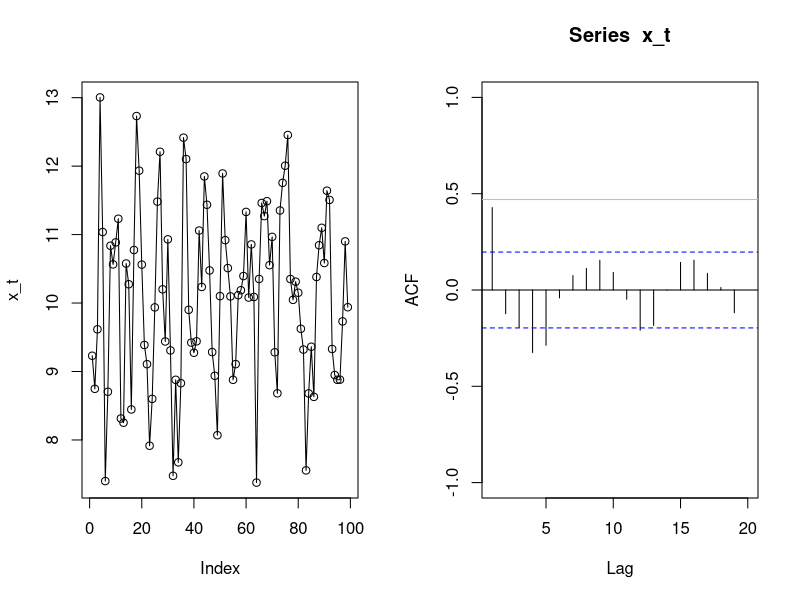
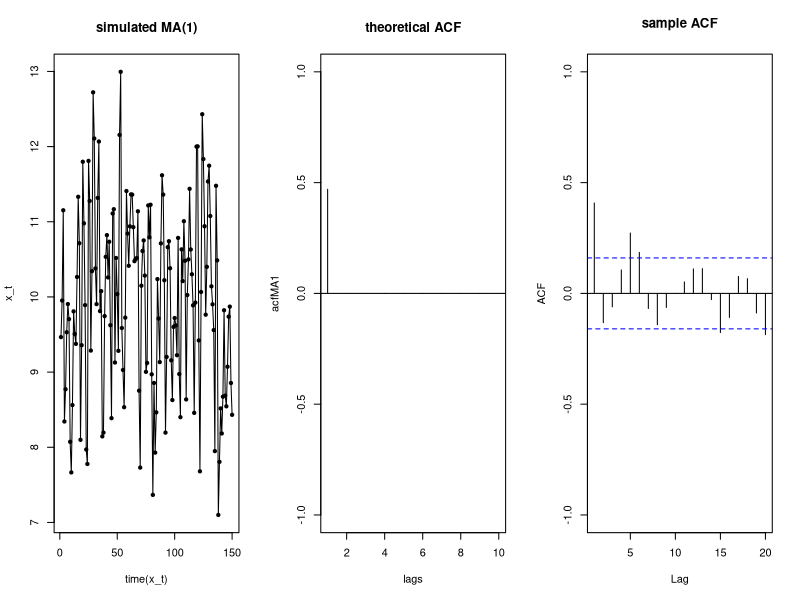
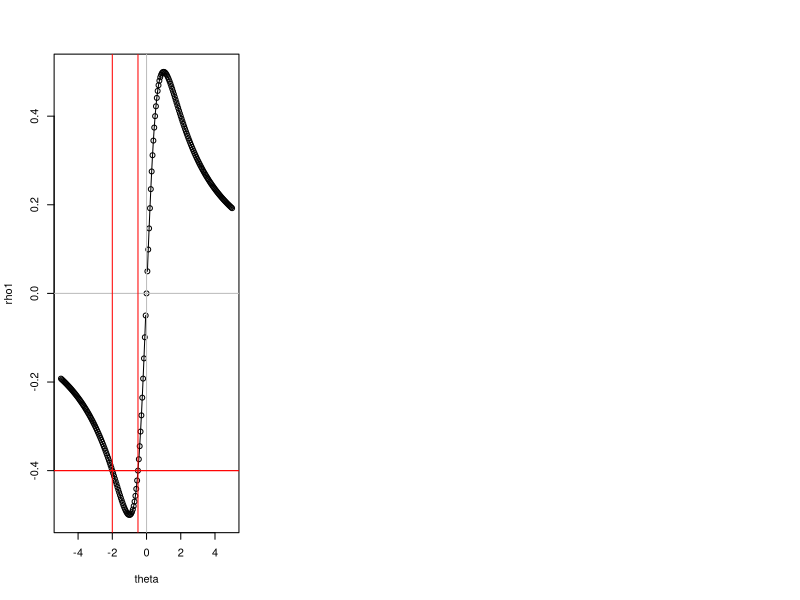
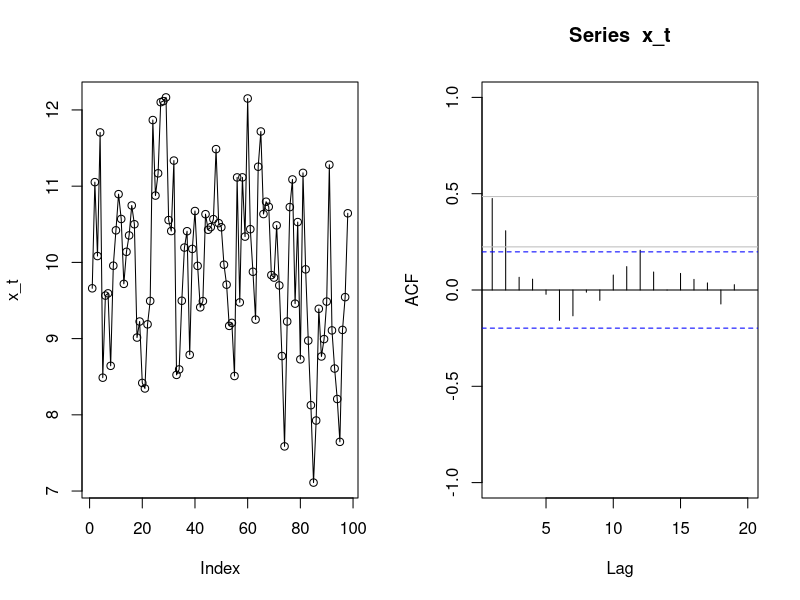
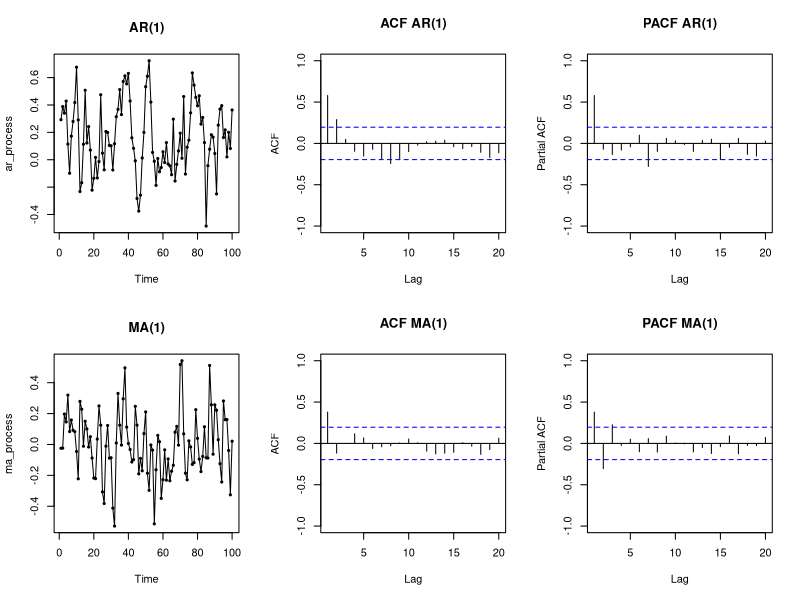

R code for these plots, in order:
# https://online.stat.psu.edu/stat510/lesson/2

# *************************************************
# moving average models
# *************************************************

# moving average term -> past error term * coefficient
# w_t -> iid N(0, sigma_w^2)
#
# MA(q) -> q-order moving average model:
#   - 1st order -> x_t = miu + w_t + theta_1*w_tminus1
#   - 2nd order -> x_t = miu + w_t + theta_1*w_tminus1 + theta_2*w_tminus2
#   - q-order   -> x_t = miu + w_t + sum(theta_i*w_tminusi, i=1...q)

# there's really no 'moving average' in MA models; they should be called 'moving
# sum', since what we're doing is taking a weighted sum 

# how are the thetas estimated if we don't have w_t? -> iterative process (Box
# et al. Time Series Analysis: Forecasting and Control):
# 1. A system of q eqns relating theta_k and rho_k is written, where the rho_k
#    are estimated as the sample autocorrelations at lags k = 1....q.
#    Solving this system gives PRELIMINARY values for the theta_k's
# 2. Equations for the w_t's are written by rearranging the model equation:
#    w_t = x_t - miu - theta_1*w_tminus1
#    for t=1 -> w_1 = x_1 - miu - theta_1*w_0
#    for t=2 -> w_2 = x_2 - miu - theta_1*w_1
#    ...
#    for t=T -> w_T = x_T - miu - theta_1*w_Tminus1
#    These can be solved recursively from t=1 to t=T by finding w_0, which is done:
#     - simply by setting w_0 = 0 and then computing forward from t=1 to t=T
#     - through backforecasting
# 3. This gives a preliminary model with preliminary theta_k's and w_t's. Another
#    iteration is needed where theta_k's are re-computed using the previous w_t's
# Another way (Hannan–Rissanen Algorithm) is to:
# 1. fit an AR model
# 2. Compute w_t as the difference between x_t and the AR's estimated x_t
# 3. Use those w_t's to regress x_t against the estimated w_t's
# 4. Further iterations can be done using the result of the last step


# example of MA(1) process
n <- 100
miu <- 10
theta_1 <- 0.7
rho_1_theoretical <- theta_1/(1 + theta_1^2)
x_0 <- 10
w_t <- rnorm(n=n, mean=0, sd=1)
w_tminus1 <- w_t[1:(n - 1)]
x_t <- numeric(length = n)
x_t[1] <- x_0
x_t[2:n] <- miu + theta_1*w_tminus1 + w_t[2:n]
x_t <- x_t[2:n]

par(mfcol=c(1, 2))
plot(x_t, type='o')
acf(x_t, xlim=c(1, 20), ylim=c(-1, 1))
abline(h=rho_1_theoretical, col='gray')

# same as above, but using stats package:
acfMA1 <- ARMAacf(ma=c(0.7), lag.max=10) # theoretical ACF
x_t <- as.numeric(arima.sim(n=150, list(ma=c(0.7)))) + 10 # simulated series
acfMA1_empirical <- acf(x_t, plot=FALSE) # empirical ACF
lags <- 0:10

par(mfcol=c(1, 3))
plot(time(x_t), x_t, type='o', pch=20, main='simulated MA(1)')
plot(lags, acfMA1, xlim=c(1, 10), type='h', ylim=c(-1, 1), main='theoretical ACF')
abline(h=0)
plot(acfMA1_empirical, xlim=c(1, 20), type='h', main='sample ACF', ylim=c(-1, 1))


# properties of the MA(1) model:
#   - expected value E(x_t):
#     E(x_t) = E(miu + w_t + theta_1*w_tminus1)
#     E(x_t) = miu
#   - Variance Var(x_t):
#     Var(x_t) = Var(miu + w_t + theta_1*w_tminus)
#     ...assuming w_t and w_tminus1 are independent, and noting that miu and
#        phi_1 are constants:
#     Var(x_t) = Var(w_t) + theta_1^2*Var(w_tminus)
#     Var(x_t) = sigma_w^2*(1 + theta_1^2)
#   - covariance Cov(x_t, x_tminush): (h is lag)
#     = E[(miu + w_t + theta_1*w_tminus1 - miu) * (miu + w_tminush + theta_1*w_tminush_minus1 - miu)]
#     = E(w_t + theta_1*w_tminus1) * (w_tminush + theta_1*w_tminush_minus1)]
#     = E(w_t*w_tminush + theta_1*w_t*w_tminush_minus1 + theta_1*w_tminus1*w_tminush + theta_1^2*w_tminus1*w_tminush_minus1)
#
#     ...for h = 1:
#     = E(w_t*w_tminus1 + theta_1*w_t*w_tminus2 + theta_1*w_tminus1^2 + theta_1^2*w_tminus1*w_tminus2)
#     = E(w_t*w_tminus1) + theta_1*E(w_t*w_tminus2) + theta_1*E(w_tminus1^2) + theta_1^2*E(w_tminus1*w_tminus2)
#     ...assuming independence of errors -> E(w_t*w_tminus1) = E(w_t)E(w_tminus1) + Cov(w_t, w_tminus1) = 0 + 0:
#     = theta_1*E(w_tminus1^2) 
#     ...since Var(w_t) = E(w_t^2) - (E(w_t))^2 = E(w_t^2):
#     = theta_1*sigma_w^2
# 
#   - autocorrelation lag 1:
#     rho = cov/var = theta_1*sigma_2^2 / (sigma_w^2*(1 + theta_1^2))
#     rho = theta_1/(1 + theta_1^2)
#
#     ...for h = 2 (or higher):
#     = E(w_t*w_tminus2 + theta_1*w_t*w_tminus3 + theta_1*w_tminus1*w_tminus2 + theta_1^2*w_tminus1*w_tminus3)
#     = 0 (due to independence of errors)
#
#     ...this last result is key because it shows that any sample ACF with large 
#        values at lag 1 and low values for lags >= 2 suggests an MA(1) process 
#
#     ...this carries over for higher-order MA models -> nonzero autocorrelations
#        for the first q lags and autocorrelations = 0 for all lags > q.
#
#   - invertibility AR(1) -> MA(inf), doing infinite substitution (simplify 
#     derivation  by using zero-mean model, but same holds without that):
#     x_t = w_t + phi_1*x_tminus1
#     x_t = phi_1^2*x_tminus2 + phi_1*w_tminus1 + w_t
#     x_t = phi_1^3*x_tminus3 + phi_1^2*w_tminus2 + phi_1*w_tminus1 + w_t
#     x_t = phi_1^4*x_tminus4 + phi_1^3*w_tminus3 + phi_1^2*w_tminus2 + phi_1*w_tminus1 + w_t
#     ....
#     x_t = w_t + phi_1*w_tminus1 + phi_1^2*w_tminus2 + phi_1^3*x_tminus3 + ....
#     the AR(k) term phi_1^k*x_tminusk (the 1st one) converges to zero as we go
#     infinitely back in time, which means x_t is dominated only by the w_t (MA) 
#     terms     

# *****************************************************************************
# |phi| < 1 is a requirement for invertibility, since for phi > 1 the AR
# term doesn't vanish as we go back infinintely over time

theta <- seq(-5, 5, by=0.05)
theta_i <- -0.5
rho1_i <- theta_i/(1 + theta_i^2)
rho2_i <- (1/theta_i)/(1 + (1/theta_i)^2)
rho1 <- theta/(1 + theta^2)
rho2 <- (1/theta)/(1 + (1/theta)^2)
plot(theta, rho1)
lines(theta, rho2)
abline(h=0, v=0, col='gray')
abline(v=c(theta_i, 1/theta_i), h=c(rho1_i, rho2_i), col='red')
# ********************************************************************

# MA(2) process 

# properties:
#   - E(x_t) = miu
#   - Var(x_t) = sigma_w^2*(1 + theta_1^2 + theta_2^2)
#   - ACF: rho_1 = (theta_1 + theta_1*theta_2) / (1 + theta_1^2 + theta_2^2)
#          rho_2 = theta_2/(1 + theta_1^2 + theta_2^2)
#          rho_h = 0 for h > 2 (similar to the MA(1) model)

# example of MA(2) model:
# x_t = miu + theta_1*w_tminus1 + theta_2*w_tminus2

n <- 100
miu <- 10
theta_1 <- 0.5
theta_2 <- 0.3
rho_1_theoretical <- (theta_1 + theta_1*theta_2) / (1 + theta_1^2 + theta_2^2)
rho_2_theoretical <- theta_2/(1 + theta_1^2 + theta_2^2)
x_0 <- 10
x_1 <- 10
w_t <- rnorm(n=n, mean=0, sd=1)
w_tminus1 <- w_t[2:(n - 1)]
w_tminus2 <- w_t[1:(n - 2)]
x_t <- numeric(length = n)
x_t[1] <- x_0
x_t[2] <- x_0
x_t[3:n] <- miu + theta_1*w_tminus1 + theta_2*w_tminus2 + w_t[3:n]
x_t <- x_t[3:n]

par(mfcol=c(1, 2))
plot(x_t, type='o')
acf(x_t, xlim=c(1, 20), ylim=c(-1, 1))
abline(h=rho_1_theoretical, col='gray')
abline(h=rho_2_theoretical, col='gray')


# ********************************************************************
# partial autocorrelation PACF
# ********************************************************************

# cov(x_t, x_tminush | x_tminush_minus1, x_tminush_minus2, ...x_tminus1)
# i.e., covariance of original and lagged series taking into account the effect
# of all lags in between

# it follows that for lag 1, partial autocorrelation is the same as autocorrelation
# for higer lags, the PACF gives the autocorrelation at the target lag taking into
# account the effect of the lags in between

# ********************************************************************
# identifying MA and AR models with ACF and PACF
# ********************************************************************

# - we saw earlier that the ACF for MA models is non-zero only for lags
#   1 to q, and then drops abruptly to zero. so, whenever the ACF has 
#   this pattern, it's likely a MA(q) process.
# - if this pattern is observed for the PACF, it's likely an AR(p) process

# -----|---------------------|--------------------|
#      | AR                  | MA                 |
# -----|---------------------|--------------------|
# ACF  | tapers              | shuts off after q  |
# PACF | shuts off after q   | tapers             |
# -----|---------------------|--------------------|

ar_process <- arima.sim(model=list(ar=c(0.7)), n=100, sd=0.2)
ma_process <- arima.sim(model=list(ma=c(0.7)), n=100, sd=0.2)

par(mfrow = c(2, 3))
plot(ar_process, type='o', pch=20, main='AR(1)')
acf(ar_process, main='ACF AR(1)', ylim=c(-1, 1), xlim=c(1, 20))
pacf(ar_process, main='PACF AR(1)', ylim=c(-1, 1), xlim=c(1, 20))
plot(ma_process, type='o', pch=20, main='MA(1)')
acf(ma_process, main='ACF MA(1)', ylim=c(-1, 1), xlim=c(1, 20))
pacf(ma_process, main='PACF MA(1)', ylim=c(-1, 1), xlim=c(1, 20))


# notational conventions
# ******************************

# backshift operator: 
#   - B^k*x_t = x_tminus_k, 
#   - B^k*w_t = w_tminus_k
#   - B^k*theta = theta (constants don't move in time)

# AR polynomial operator:
#   - PHI(B) = 1 - phi_1*B - phi_1*B^2 - ... - phi_q*B^q (q = max. lag) 
#   - AR(1) model can be written as 
#     PHI(B)*x_t = delta + w_t, expanding left-hand side:
#     (1 - phi_1*B)*x_t = delta + w_t, applying operator:
#     x_t - phi_1*x_tminus1 = delta + w_t, rearranging:
#     x_t = delta + phi_1*x_tminus1 + w_t
#   - AR(2) model: 
#     PHI(B)*x_t = delta + w_t 
#     (1- phi_1*B - phi_2*B^2)*x_t = delta + w_t
#     x_t - phi_1*x_tminus1 - phi_2*x_tminus2 = delta + w_t
#     x_t = delta + phi_1*x_tminus1 + phi_2*x_tminus2 + w_t


# MA polynomial operator:
#   - same as AR operator, but applied on w_t and with changed sign
#   - MA(1) model can be written as:
#     x_t = miu + w_t + theta_1*w_tminus1
#     x_t = miu + (1 + theta_1*B)*w_t
#     THETA(B)w*t = x_t - miu, q=1
#   - MA(2):
#     x_t = miu + w_t + theta_1*w_tminus1 + theta_2*w_tminus2
#     x_t = miu + (1 + theta_1*B + theta_2*B^2)*w_t
#     THETA(B)*w_t = x_t - miu, 1=2

# ARMA model:
#   - x_t = miu + phi_1*x_tminus1 + ... + phi_p*x_tminusp + 
#               + theta_1*w_tminus1 + ... + theta_q*w_tminusq
#               + w_t
#     x_t - miu - phi_1*x_tminus1 - ... - phi_p*x_tminusp = 
#               theta_1*w_tminus1 + ... + theta_q*w_tminusqs
#               + w_t
#     (1 - phi_1*B - ... - phi_p*B^p)*(x_t - miu) =
#               (1 + theta_1*B + ... + theta_q*B^q)*w_t
#
#     PHI(B)*(x_t - miu) = THETA(B)*w_t

# differencing:
#   - x_t - x_tminusk = (1 - B^k)*x_t = ▽_k*x_t
#   - ▽^2*x_t = (1 - B)^2*x_t = (1 - 2B + B^2)*x_t = x_t - 2*x_tminus1 + x_tminus2



